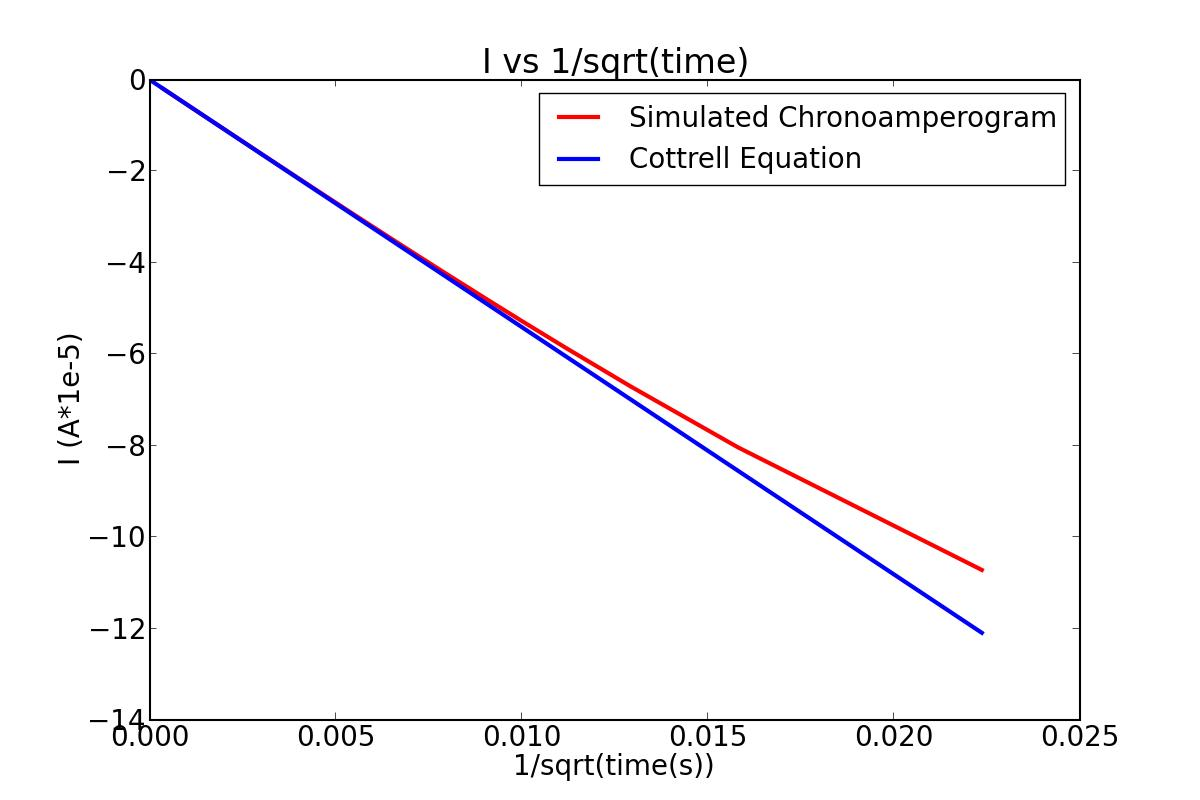

Here is the Python script that generated this plot:

# Import math and plot functions
# -----------------------------------------------------------
import numpy as np
import matplotlib.pyplot as plt
import math

plt.rcParams['font.size'] = 20
plt.rcParams['axes.linewidth'] = 1.5 
plt.rcParams['lines.linewidth'] = 3
plt.rcParams['lines.markersize'] = 20
plt.rcParams['xtick.major.size'] = 5
plt.rcParams['ytick.major.size'] = 5
plt.rcParams['legend.fancybox'] = False
plt.rcParams['legend.shadow'] = False
plt.rcParams['legend.fontsize'] = 20

#load data
data = np.loadtxt("J and T.txt")
T = data[:,0]
J = data[:,1]

pi = np.pi
F = 96485.0
D_A = 1.0e-9
c_A = 1.0e-3
e =  1.0


t = 1.0/np.sqrt(e*e*T/D_A)


I = J * (pi * e * F * D_A * c_A)
gradient = (1.0 * F * pi * e**2 * c_A* np.sqrt(D_A))/np.sqrt(pi)

X = np.linspace(0.0, t[0], 1000, endpoint=True)
Y = -gradient * X

#plot figure
plt.figure(figsize = (12,8))
plt.plot(t, 1e5*I, '-r', label = "Simulated Chronoamperogram")
plt.plot(X, 1e5*Y , label = "Cottrell Equation")


plt.xlabel('1/sqrt(time(s))')
plt.ylabel('I (A*1e-5)')
plt.legend(loc = 1)
plt.title('I vs 1/sqrt(time)')

#plt.savefig('Ivssqrt(T).pdf')
plt.savefig('Ivssqrt(T).jpg')
plt.show()

